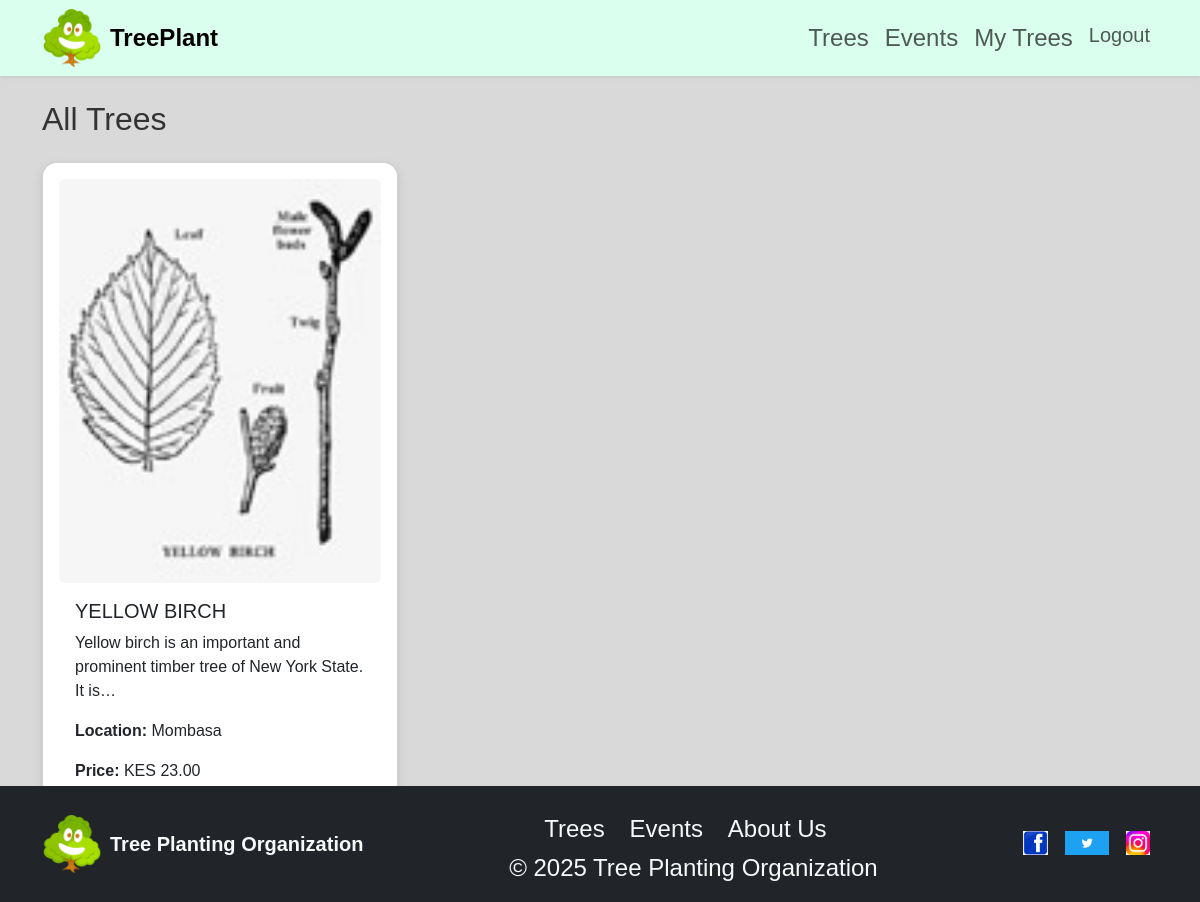
The app's page /trees (signed in) with its own data.
### trees/models.py (models this page shows, shortened)
class Tree(models.Model):
    name = models.CharField(max_length=200)
    description = models.TextField()
    image = models.ImageField(upload_to="tree_images/", null=True, blank=True)
    location = models.CharField(max_length=200)
    price = models.DecimalField(max_digits=10, decimal_places=2, null=True, blank=True)
    owner = models.ForeignKey(User, on_delete=models.CASCADE)
    date_added = models.DateTimeField(auto_now_add=True)

### trees/views.py (the view)
# urls.py: path('trees', views.tree_list, name='tree_list'),
def tree_list(request):
    trees = Tree.objects.all()
    context = {'trees': trees}
    return render(request, 'tree_app/tree_list.html', context)

### trees/templates/tree_app/tree_list.html (shortened to what this page needs)
{% extends 'home.html' %}
{% block content %}
<h2 class="mb-4">All Trees</h2>
<div class="row g-4">
    {% for tree in trees %}
    <div class="col-md-4">
        <div class="card custom-card p-3 h-100">
            <img src="{{ tree.image.url }}" class="card-img-top rounded" alt="{{ tree.name }}">
            <div class="card-body">
                <h5 class="card-title">{{ tree.name }}</h5>
                <p class="card-text">{{ tree.description|truncatechars:80 }}</p>
                <p><strong>Location:</strong> {{ tree.location }}</p>
                <p><strong>Price:</strong> {% if tree.price %}KES {{ tree.price }}{% else %}Not set{% endif %}</p>
                <a href="{% url 'tree_detail' tree.id %}" class="btn btn-primary btn-custom">View</a>
            </div>
        </div>
    </div>
    {% empty %}
    <p>No trees available yet.</p>
    {% endfor %}
</div>
{% endblock %}

### static/css/style.css (style rules this page uses)
body { font-family: 'Arial', sans-serif; background-color: #d9d9d9; color: #333; }
:root { --gen:DAFFEF }
a { text-decoration: none; }
.card.custom-card { border-radius: 15px; box-shadow: 0 4px 12px rgba(0,0,0,0.1); transition: transform 0.2s ease, box-shadow 0.2s ease; }
.btn-custom { border-radius: 50px; padding: 0.6rem 1.4rem; font-weight: 600; transition: all 0.2s ease; }
html { scroll-behavior: smooth; }

### records on screen
Tree: image (picture), name "YELLOW BIRCH", description "Yellow birch is an important and prominent timber tree of New York State. It is…", location "Mombasa", price "23.00"
